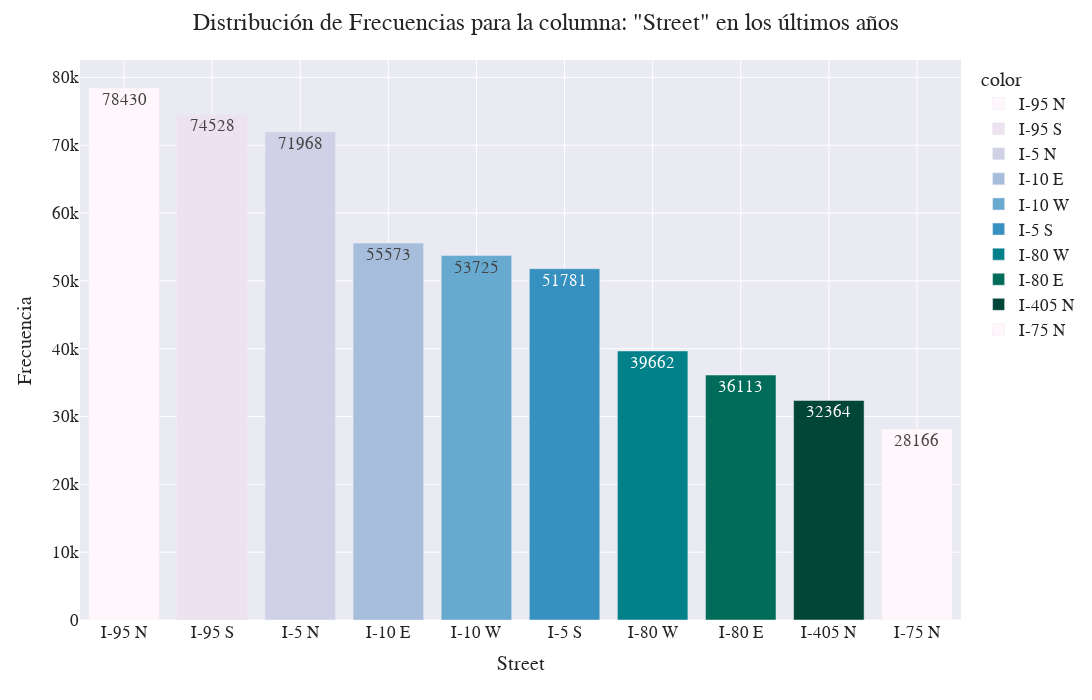
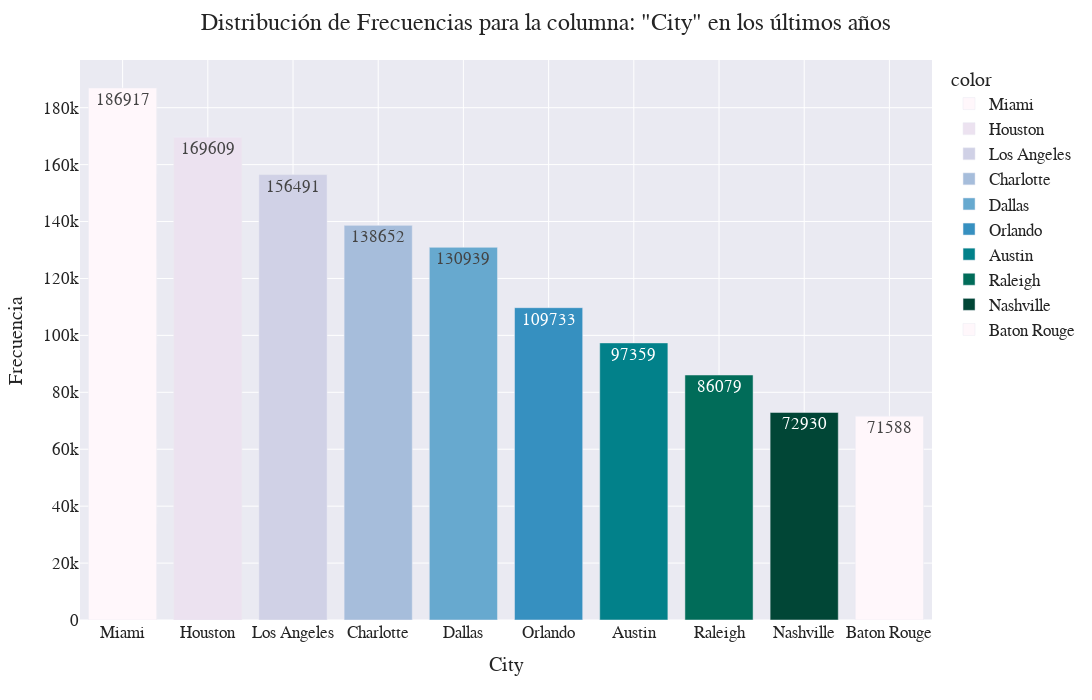
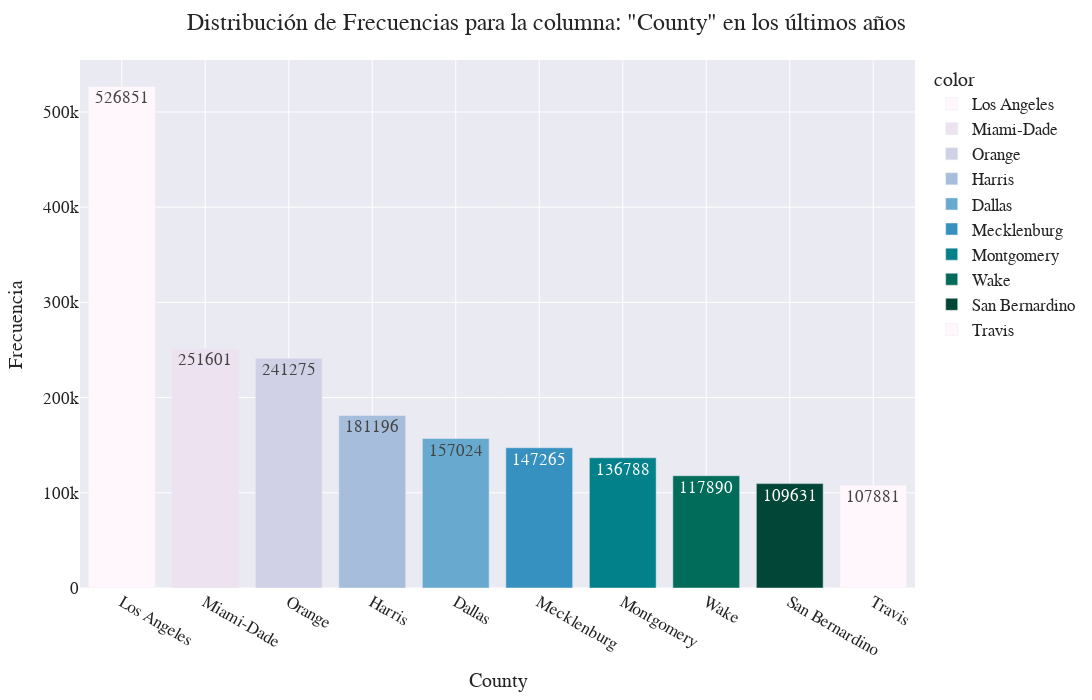
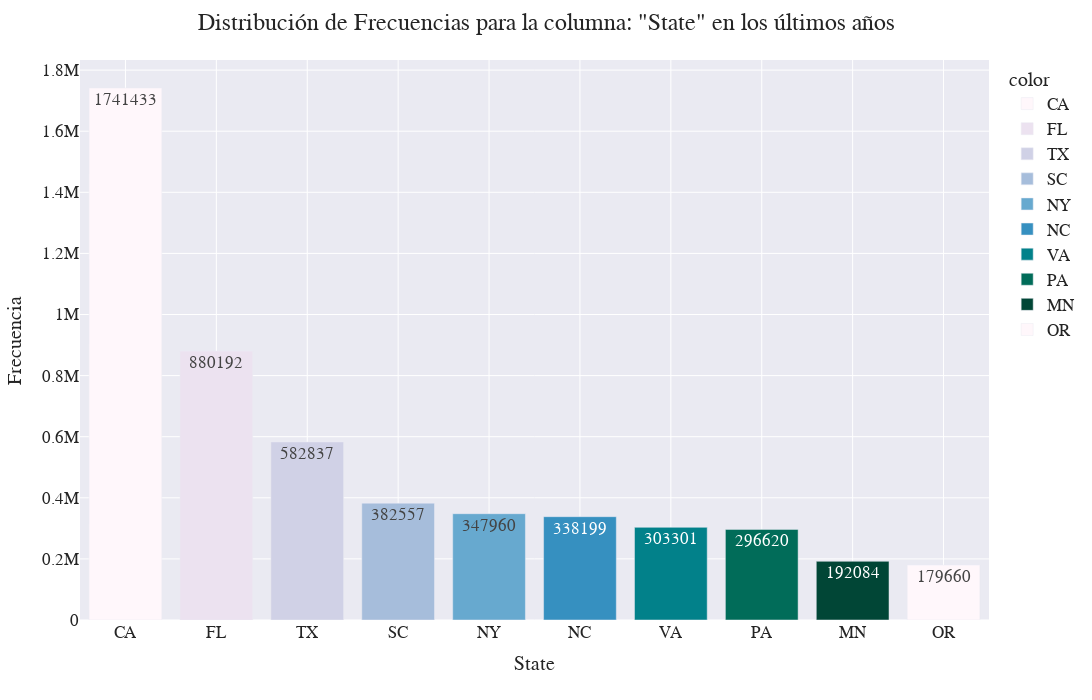

Notebook source saved alongside these figures, in order:
### Code cell
# Encontrar el año máximo y mínimo en el dataset
#min_year = pd.to_datetime(traffic_accidents_raw['Start_Time'], unit='ms').dt.year.min()
#max_year = pd.to_datetime(traffic_accidents_raw['Start_Time'], unit='ms').dt.year.max()

# Calcular el número de años
#count_of_years = (max_year-min_year)


# Iteramos sobre el top ten
for columna in frecuencias_df['Columna'].unique():

    # Filtrar el DataFrame para la columna actual
    df_columna = frecuencias_df[frecuencias_df['Columna'] == columna]

    # Crear el gráfico de barras
    fig = px.bar(
      y=df_columna['Frecuencia'],
      x=df_columna['Valor'],
      color=df_columna['Valor'],
      color_discrete_sequence=px.colors.sequential.PuBuGn,
      text=df_columna['Frecuencia'],
      template='seaborn'    # templates disponibles: ['ggplot2', 'seaborn', 'simple_white', 'plotly', 'plotly_white', 'plotly_dark', 'presentation', 'xgridoff','ygridoff', 'gridon', 'none']
      #link: https://plotly.com/python/templates/
    )

    #
    fig.update_layout(
        #title_text=f'Distribución de Frecuencias para la columna: "{columna}" en los últimos {count_of_years} años',
        title_text=f'Distribución de Frecuencias para la columna: "{columna}" en los últimos años',
        height=700,
        width=1800,
        xaxis_title=columna,
        yaxis_title="Frecuencia",
        font=dict(size=17, family="Franklin Gothic")
    )


    fig.show()
    print("\n")

### Figure 1 — Plotly figure (JSON) as saved in the notebook; plotly's stock layout.template omitted (floating-point values rounded to 4 significant figures)
{"data": [{"alignmentgroup": "True", "hovertemplate": "color=I-95 N<br>x=%{x}<br>y=%{y}<br>text=%{text}<extra></extra>", "legendgroup": "I-95 N", "marker": {"color": "rgb(255,247,251)", "pattern": {"shape": ""}}, "name": "I-95 N", "offsetgroup": "I-95 N", "orientation": "v", "showlegend": true, "text": [78430], "textposition": "auto", "type": "bar", "x": ["I-95 N"], "xaxis": "x", "y": [78430], "yaxis": "y"}, {"alignmentgroup": "True", "hovertemplate": "color=I-95 S<br>x=%{x}<br>y=%{y}<br>text=%{text}<extra></extra>", "legendgroup": "I-95 S", "marker": {"color": "rgb(236,226,240)", "pattern": {"shape": ""}}, "name": "I-95 S", "offsetgroup": "I-95 S", "orientation": "v", "showlegend": true, "text": [74528], "textposition": "auto", "type": "bar", "x": ["I-95 S"], "xaxis": "x", "y": [74528], "yaxis": "y"}, {"alignmentgroup": "True", "hovertemplate": "color=I-5 N<br>x=%{x}<br>y=%{y}<br>text=%{text}<extra></extra>", "legendgroup": "I-5 N", "marker": {"color": "rgb(208,209,230)", "pattern": {"shape": ""}}, "name": "I-5 N", "offsetgroup": "I-5 N", "orientation": "v", "showlegend": true, "text": [71968], "textposition": "auto", "type": "bar", "x": ["I-5 N"], "xaxis": "x", "y": [71968], "yaxis": "y"}, {"alignmentgroup": "True", "hovertemplate": "color=I-10 E<br>x=%{x}<br>y=%{y}<br>text=%{text}<extra></extra>", "legendgroup": "I-10 E", "marker": {"color": "rgb(166,189,219)", "pattern": {"shape": ""}}, "name": "I-10 E", "offsetgroup": "I-10 E", "orientation": "v", "showlegend": true, "text": [55573], "textposition": "auto", "type": "bar", "x": ["I-10 E"], "xaxis": "x", "y": [55573], "yaxis": "y"}, {"alignmentgroup": "True", "hovertemplate": "color=I-10 W<br>x=%{x}<br>y=%{y}<br>text=%{text}<extra></extra>", "legendgroup": "I-10 W", "marker": {"color": "rgb(103,169,207)", "pattern": {"shape": ""}}, "name": "I-10 W", "offsetgroup": "I-10 W", "orientation": "v", "showlegend": true, "text": [53725], "textposition": "auto", "type": "bar", "x": ["I-10 W"], "xaxis": "x", "y": [53725], "yaxis": "y"}, {"alignmentgroup": "True", "hovertemplate": "color=I-5 S<br>x=%{x}<br>y=%{y}<br>text=%{text}<extra></extra>", "legendgroup": "I-5 S", "marker": {"color": "rgb(54,144,192)", "pattern": {"shape": ""}}, "name": "I-5 S", "offsetgroup": "I-5 S", "orientation": "v", "showlegend": true, "text": [51781], "textposition": "auto", "type": "bar", "x": ["I-5 S"], "xaxis": "x", "y": [51781], "yaxis": "y"}, {"alignmentgroup": "True", "hovertemplate": "color=I-80 W<br>x=%{x}<br>y=%{y}<br>text=%{text}<extra></extra>", "legendgroup": "I-80 W", "marker": {"color": "rgb(2,129,138)", "pattern": {"shape": ""}}, "name": "I-80 W", "offsetgroup": "I-80 W", "orientation": "v", "showlegend": true, "text": [39662], "textposition": "auto", "type": "bar", "x": ["I-80 W"], "xaxis": "x", "y": [39662], "yaxis": "y"}, {"alignmentgroup": "True", "hovertemplate": "color=I-80 E<br>x=%{x}<br>y=%{y}<br>text=%{text}<extra></extra>", "legendgroup": "I-80 E", "marker": {"color": "rgb(1,108,89)", "pattern": {"shape": ""}}, "name": "I-80 E", "offsetgroup": "I-80 E", "orientation": "v", "showlegend": true, "text": [36113], "textposition": "auto", "type": "bar", "x": ["I-80 E"], "xaxis": "x", "y": [36113], "yaxis": "y"}, {"alignmentgroup": "True", "hovertemplate": "color=I-405 N<br>x=%{x}<br>y=%{y}<br>text=%{text}<extra></extra>", "legendgroup": "I-405 N", "marker": {"color": "rgb(1,70,54)", "pattern": {"shape": ""}}, "name": "I-405 N", "offsetgroup": "I-405 N", "orientation": "v", "showlegend": true, "text": [32364], "textposition": "auto", "type": "bar", "x": ["I-405 N"], "xaxis": "x", "y": [32364], "yaxis": "y"}, {"alignmentgroup": "True", "hovertemplate": "color=I-75 N<br>x=%{x}<br>y=%{y}<br>text=%{text}<extra></extra>", "legendgroup": "I-75 N", "marker": {"color": "rgb(255,247,251)", "pattern": {"shape": ""}}, "name": "I-75 N", "offsetgroup": "I-75 N", "orientation": "v", "showlegend": true, "text": [28166], "textposition": "auto", "type": "bar", "x": ["I-75 N"], "xaxis": "x", "y": [28166], "yaxis": "y"}], "layout": {"barmode": "relative", "font": {"family": "Franklin Gothic", "size": 17}, "height": 700, "legend": {"title": {"text": "color"}, "tracegroupgap": 0}, "margin": {"t": 60}, "title": {"text": "Distribución de Frecuencias para la columna: \"Street\" en los últimos años"}, "width": 1800, "xaxis": {"anchor": "y", "domain": [0, 1], "title": {"text": "Street"}}, "yaxis": {"anchor": "x", "domain": [0, 1], "title": {"text": "Frecuencia"}}}}

### Figure 2 — Plotly figure (JSON) as saved in the notebook; plotly's stock layout.template omitted (floating-point values rounded to 4 significant figures)
{"data": [{"alignmentgroup": "True", "hovertemplate": "color=Miami<br>x=%{x}<br>y=%{y}<br>text=%{text}<extra></extra>", "legendgroup": "Miami", "marker": {"color": "rgb(255,247,251)", "pattern": {"shape": ""}}, "name": "Miami", "offsetgroup": "Miami", "orientation": "v", "showlegend": true, "text": [186917], "textposition": "auto", "type": "bar", "x": ["Miami"], "xaxis": "x", "y": [186917], "yaxis": "y"}, {"alignmentgroup": "True", "hovertemplate": "color=Houston<br>x=%{x}<br>y=%{y}<br>text=%{text}<extra></extra>", "legendgroup": "Houston", "marker": {"color": "rgb(236,226,240)", "pattern": {"shape": ""}}, "name": "Houston", "offsetgroup": "Houston", "orientation": "v", "showlegend": true, "text": [169609], "textposition": "auto", "type": "bar", "x": ["Houston"], "xaxis": "x", "y": [169609], "yaxis": "y"}, {"alignmentgroup": "True", "hovertemplate": "color=Los Angeles<br>x=%{x}<br>y=%{y}<br>text=%{text}<extra></extra>", "legendgroup": "Los Angeles", "marker": {"color": "rgb(208,209,230)", "pattern": {"shape": ""}}, "name": "Los Angeles", "offsetgroup": "Los Angeles", "orientation": "v", "showlegend": true, "text": [156491], "textposition": "auto", "type": "bar", "x": ["Los Angeles"], "xaxis": "x", "y": [156491], "yaxis": "y"}, {"alignmentgroup": "True", "hovertemplate": "color=Charlotte<br>x=%{x}<br>y=%{y}<br>text=%{text}<extra></extra>", "legendgroup": "Charlotte", "marker": {"color": "rgb(166,189,219)", "pattern": {"shape": ""}}, "name": "Charlotte", "offsetgroup": "Charlotte", "orientation": "v", "showlegend": true, "text": [138652], "textposition": "auto", "type": "bar", "x": ["Charlotte"], "xaxis": "x", "y": [138652], "yaxis": "y"}, {"alignmentgroup": "True", "hovertemplate": "color=Dallas<br>x=%{x}<br>y=%{y}<br>text=%{text}<extra></extra>", "legendgroup": "Dallas", "marker": {"color": "rgb(103,169,207)", "pattern": {"shape": ""}}, "name": "Dallas", "offsetgroup": "Dallas", "orientation": "v", "showlegend": true, "text": [130939], "textposition": "auto", "type": "bar", "x": ["Dallas"], "xaxis": "x", "y": [130939], "yaxis": "y"}, {"alignmentgroup": "True", "hovertemplate": "color=Orlando<br>x=%{x}<br>y=%{y}<br>text=%{text}<extra></extra>", "legendgroup": "Orlando", "marker": {"color": "rgb(54,144,192)", "pattern": {"shape": ""}}, "name": "Orlando", "offsetgroup": "Orlando", "orientation": "v", "showlegend": true, "text": [109733], "textposition": "auto", "type": "bar", "x": ["Orlando"], "xaxis": "x", "y": [109733], "yaxis": "y"}, {"alignmentgroup": "True", "hovertemplate": "color=Austin<br>x=%{x}<br>y=%{y}<br>text=%{text}<extra></extra>", "legendgroup": "Austin", "marker": {"color": "rgb(2,129,138)", "pattern": {"shape": ""}}, "name": "Austin", "offsetgroup": "Austin", "orientation": "v", "showlegend": true, "text": [97359], "textposition": "auto", "type": "bar", "x": ["Austin"], "xaxis": "x", "y": [97359], "yaxis": "y"}, {"alignmentgroup": "True", "hovertemplate": "color=Raleigh<br>x=%{x}<br>y=%{y}<br>text=%{text}<extra></extra>", "legendgroup": "Raleigh", "marker": {"color": "rgb(1,108,89)", "pattern": {"shape": ""}}, "name": "Raleigh", "offsetgroup": "Raleigh", "orientation": "v", "showlegend": true, "text": [86079], "textposition": "auto", "type": "bar", "x": ["Raleigh"], "xaxis": "x", "y": [86079], "yaxis": "y"}, {"alignmentgroup": "True", "hovertemplate": "color=Nashville<br>x=%{x}<br>y=%{y}<br>text=%{text}<extra></extra>", "legendgroup": "Nashville", "marker": {"color": "rgb(1,70,54)", "pattern": {"shape": ""}}, "name": "Nashville", "offsetgroup": "Nashville", "orientation": "v", "showlegend": true, "text": [72930], "textposition": "auto", "type": "bar", "x": ["Nashville"], "xaxis": "x", "y": [72930], "yaxis": "y"}, {"alignmentgroup": "True", "hovertemplate": "color=Baton Rouge<br>x=%{x}<br>y=%{y}<br>text=%{text}<extra></extra>", "legendgroup": "Baton Rouge", "marker": {"color": "rgb(255,247,251)", "pattern": {"shape": ""}}, "name": "Baton Rouge", "offsetgroup": "Baton Rouge", "orientation": "v", "showlegend": true, "text": [71588], "textposition": "auto", "type": "bar", "x": ["Baton Rouge"], "xaxis": "x", "y": [71588], "yaxis": "y"}], "layout": {"barmode": "relative", "font": {"family": "Franklin Gothic", "size": 17}, "height": 700, "legend": {"title": {"text": "color"}, "tracegroupgap": 0}, "margin": {"t": 60}, "title": {"text": "Distribución de Frecuencias para la columna: \"City\" en los últimos años"}, "width": 1800, "xaxis": {"anchor": "y", "domain": [0, 1], "title": {"text": "City"}}, "yaxis": {"anchor": "x", "domain": [0, 1], "title": {"text": "Frecuencia"}}}}

### Figure 3 — Plotly figure (JSON) as saved in the notebook; plotly's stock layout.template omitted (floating-point values rounded to 4 significant figures)
{"data": [{"alignmentgroup": "True", "hovertemplate": "color=Los Angeles<br>x=%{x}<br>y=%{y}<br>text=%{text}<extra></extra>", "legendgroup": "Los Angeles", "marker": {"color": "rgb(255,247,251)", "pattern": {"shape": ""}}, "name": "Los Angeles", "offsetgroup": "Los Angeles", "orientation": "v", "showlegend": true, "text": [526851], "textposition": "auto", "type": "bar", "x": ["Los Angeles"], "xaxis": "x", "y": [526851], "yaxis": "y"}, {"alignmentgroup": "True", "hovertemplate": "color=Miami-Dade<br>x=%{x}<br>y=%{y}<br>text=%{text}<extra></extra>", "legendgroup": "Miami-Dade", "marker": {"color": "rgb(236,226,240)", "pattern": {"shape": ""}}, "name": "Miami-Dade", "offsetgroup": "Miami-Dade", "orientation": "v", "showlegend": true, "text": [251601], "textposition": "auto", "type": "bar", "x": ["Miami-Dade"], "xaxis": "x", "y": [251601], "yaxis": "y"}, {"alignmentgroup": "True", "hovertemplate": "color=Orange<br>x=%{x}<br>y=%{y}<br>text=%{text}<extra></extra>", "legendgroup": "Orange", "marker": {"color": "rgb(208,209,230)", "pattern": {"shape": ""}}, "name": "Orange", "offsetgroup": "Orange", "orientation": "v", "showlegend": true, "text": [241275], "textposition": "auto", "type": "bar", "x": ["Orange"], "xaxis": "x", "y": [241275], "yaxis": "y"}, {"alignmentgroup": "True", "hovertemplate": "color=Harris<br>x=%{x}<br>y=%{y}<br>text=%{text}<extra></extra>", "legendgroup": "Harris", "marker": {"color": "rgb(166,189,219)", "pattern": {"shape": ""}}, "name": "Harris", "offsetgroup": "Harris", "orientation": "v", "showlegend": true, "text": [181196], "textposition": "auto", "type": "bar", "x": ["Harris"], "xaxis": "x", "y": [181196], "yaxis": "y"}, {"alignmentgroup": "True", "hovertemplate": "color=Dallas<br>x=%{x}<br>y=%{y}<br>text=%{text}<extra></extra>", "legendgroup": "Dallas", "marker": {"color": "rgb(103,169,207)", "pattern": {"shape": ""}}, "name": "Dallas", "offsetgroup": "Dallas", "orientation": "v", "showlegend": true, "text": [157024], "textposition": "auto", "type": "bar", "x": ["Dallas"], "xaxis": "x", "y": [157024], "yaxis": "y"}, {"alignmentgroup": "True", "hovertemplate": "color=Mecklenburg<br>x=%{x}<br>y=%{y}<br>text=%{text}<extra></extra>", "legendgroup": "Mecklenburg", "marker": {"color": "rgb(54,144,192)", "pattern": {"shape": ""}}, "name": "Mecklenburg", "offsetgroup": "Mecklenburg", "orientation": "v", "showlegend": true, "text": [147265], "textposition": "auto", "type": "bar", "x": ["Mecklenburg"], "xaxis": "x", "y": [147265], "yaxis": "y"}, {"alignmentgroup": "True", "hovertemplate": "color=Montgomery<br>x=%{x}<br>y=%{y}<br>text=%{text}<extra></extra>", "legendgroup": "Montgomery", "marker": {"color": "rgb(2,129,138)", "pattern": {"shape": ""}}, "name": "Montgomery", "offsetgroup": "Montgomery", "orientation": "v", "showlegend": true, "text": [136788], "textposition": "auto", "type": "bar", "x": ["Montgomery"], "xaxis": "x", "y": [136788], "yaxis": "y"}, {"alignmentgroup": "True", "hovertemplate": "color=Wake<br>x=%{x}<br>y=%{y}<br>text=%{text}<extra></extra>", "legendgroup": "Wake", "marker": {"color": "rgb(1,108,89)", "pattern": {"shape": ""}}, "name": "Wake", "offsetgroup": "Wake", "orientation": "v", "showlegend": true, "text": [117890], "textposition": "auto", "type": "bar", "x": ["Wake"], "xaxis": "x", "y": [117890], "yaxis": "y"}, {"alignmentgroup": "True", "hovertemplate": "color=San Bernardino<br>x=%{x}<br>y=%{y}<br>text=%{text}<extra></extra>", "legendgroup": "San Bernardino", "marker": {"color": "rgb(1,70,54)", "pattern": {"shape": ""}}, "name": "San Bernardino", "offsetgroup": "San Bernardino", "orientation": "v", "showlegend": true, "text": [109631], "textposition": "auto", "type": "bar", "x": ["San Bernardino"], "xaxis": "x", "y": [109631], "yaxis": "y"}, {"alignmentgroup": "True", "hovertemplate": "color=Travis<br>x=%{x}<br>y=%{y}<br>text=%{text}<extra></extra>", "legendgroup": "Travis", "marker": {"color": "rgb(255,247,251)", "pattern": {"shape": ""}}, "name": "Travis", "offsetgroup": "Travis", "orientation": "v", "showlegend": true, "text": [107881], "textposition": "auto", "type": "bar", "x": ["Travis"], "xaxis": "x", "y": [107881], "yaxis": "y"}], "layout": {"barmode": "relative", "font": {"family": "Franklin Gothic", "size": 17}, "height": 700, "legend": {"title": {"text": "color"}, "tracegroupgap": 0}, "margin": {"t": 60}, "title": {"text": "Distribución de Frecuencias para la columna: \"County\" en los últimos años"}, "width": 1800, "xaxis": {"anchor": "y", "domain": [0, 1], "title": {"text": "County"}}, "yaxis": {"anchor": "x", "domain": [0, 1], "title": {"text": "Frecuencia"}}}}

### Figure 4 — Plotly figure (JSON) as saved in the notebook; plotly's stock layout.template omitted (floating-point values rounded to 4 significant figures)
{"data": [{"alignmentgroup": "True", "hovertemplate": "color=CA<br>x=%{x}<br>y=%{y}<br>text=%{text}<extra></extra>", "legendgroup": "CA", "marker": {"color": "rgb(255,247,251)", "pattern": {"shape": ""}}, "name": "CA", "offsetgroup": "CA", "orientation": "v", "showlegend": true, "text": [1741433], "textposition": "auto", "type": "bar", "x": ["CA"], "xaxis": "x", "y": [1741433], "yaxis": "y"}, {"alignmentgroup": "True", "hovertemplate": "color=FL<br>x=%{x}<br>y=%{y}<br>text=%{text}<extra></extra>", "legendgroup": "FL", "marker": {"color": "rgb(236,226,240)", "pattern": {"shape": ""}}, "name": "FL", "offsetgroup": "FL", "orientation": "v", "showlegend": true, "text": [880192], "textposition": "auto", "type": "bar", "x": ["FL"], "xaxis": "x", "y": [880192], "yaxis": "y"}, {"alignmentgroup": "True", "hovertemplate": "color=TX<br>x=%{x}<br>y=%{y}<br>text=%{text}<extra></extra>", "legendgroup": "TX", "marker": {"color": "rgb(208,209,230)", "pattern": {"shape": ""}}, "name": "TX", "offsetgroup": "TX", "orientation": "v", "showlegend": true, "text": [582837], "textposition": "auto", "type": "bar", "x": ["TX"], "xaxis": "x", "y": [582837], "yaxis": "y"}, {"alignmentgroup": "True", "hovertemplate": "color=SC<br>x=%{x}<br>y=%{y}<br>text=%{text}<extra></extra>", "legendgroup": "SC", "marker": {"color": "rgb(166,189,219)", "pattern": {"shape": ""}}, "name": "SC", "offsetgroup": "SC", "orientation": "v", "showlegend": true, "text": [382557], "textposition": "auto", "type": "bar", "x": ["SC"], "xaxis": "x", "y": [382557], "yaxis": "y"}, {"alignmentgroup": "True", "hovertemplate": "color=NY<br>x=%{x}<br>y=%{y}<br>text=%{text}<extra></extra>", "legendgroup": "NY", "marker": {"color": "rgb(103,169,207)", "pattern": {"shape": ""}}, "name": "NY", "offsetgroup": "NY", "orientation": "v", "showlegend": true, "text": [347960], "textposition": "auto", "type": "bar", "x": ["NY"], "xaxis": "x", "y": [347960], "yaxis": "y"}, {"alignmentgroup": "True", "hovertemplate": "color=NC<br>x=%{x}<br>y=%{y}<br>text=%{text}<extra></extra>", "legendgroup": "NC", "marker": {"color": "rgb(54,144,192)", "pattern": {"shape": ""}}, "name": "NC", "offsetgroup": "NC", "orientation": "v", "showlegend": true, "text": [338199], "textposition": "auto", "type": "bar", "x": ["NC"], "xaxis": "x", "y": [338199], "yaxis": "y"}, {"alignmentgroup": "True", "hovertemplate": "color=VA<br>x=%{x}<br>y=%{y}<br>text=%{text}<extra></extra>", "legendgroup": "VA", "marker": {"color": "rgb(2,129,138)", "pattern": {"shape": ""}}, "name": "VA", "offsetgroup": "VA", "orientation": "v", "showlegend": true, "text": [303301], "textposition": "auto", "type": "bar", "x": ["VA"], "xaxis": "x", "y": [303301], "yaxis": "y"}, {"alignmentgroup": "True", "hovertemplate": "color=PA<br>x=%{x}<br>y=%{y}<br>text=%{text}<extra></extra>", "legendgroup": "PA", "marker": {"color": "rgb(1,108,89)", "pattern": {"shape": ""}}, "name": "PA", "offsetgroup": "PA", "orientation": "v", "showlegend": true, "text": [296620], "textposition": "auto", "type": "bar", "x": ["PA"], "xaxis": "x", "y": [296620], "yaxis": "y"}, {"alignmentgroup": "True", "hovertemplate": "color=MN<br>x=%{x}<br>y=%{y}<br>text=%{text}<extra></extra>", "legendgroup": "MN", "marker": {"color": "rgb(1,70,54)", "pattern": {"shape": ""}}, "name": "MN", "offsetgroup": "MN", "orientation": "v", "showlegend": true, "text": [192084], "textposition": "auto", "type": "bar", "x": ["MN"], "xaxis": "x", "y": [192084], "yaxis": "y"}, {"alignmentgroup": "True", "hovertemplate": "color=OR<br>x=%{x}<br>y=%{y}<br>text=%{text}<extra></extra>", "legendgroup": "OR", "marker": {"color": "rgb(255,247,251)", "pattern": {"shape": ""}}, "name": "OR", "offsetgroup": "OR", "orientation": "v", "showlegend": true, "text": [179660], "textposition": "auto", "type": "bar", "x": ["OR"], "xaxis": "x", "y": [179660], "yaxis": "y"}], "layout": {"barmode": "relative", "font": {"family": "Franklin Gothic", "size": 17}, "height": 700, "legend": {"title": {"text": "color"}, "tracegroupgap": 0}, "margin": {"t": 60}, "title": {"text": "Distribución de Frecuencias para la columna: \"State\" en los últimos años"}, "width": 1800, "xaxis": {"anchor": "y", "domain": [0, 1], "title": {"text": "State"}}, "yaxis": {"anchor": "x", "domain": [0, 1], "title": {"text": "Frecuencia"}}}}
